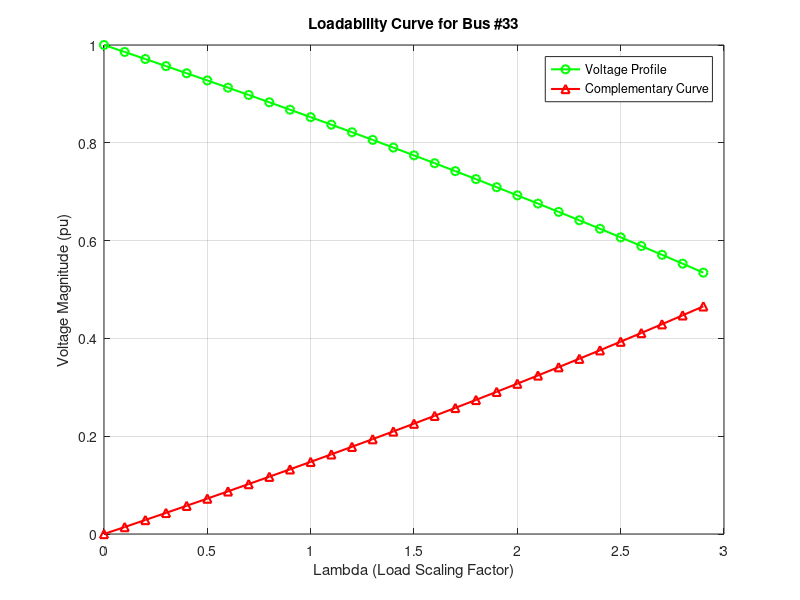

Write MATLAB code to recreate this figure.
clear all;
close all;

%% Data for 33-Bus Radial Distribution System
branch = [1  1  2  0.0922 0.0470;
          2  2  3  0.4930 0.2511;
          3  3  4  0.3660 0.1864;
          4  4  5  0.3811 0.1941;
          5  5  6  0.8190 0.7070;
          6  6  7  0.1872 0.6188;
          7  7  8  0.7114 0.2351;
          8  8  9  1.0300 0.7400;
          9  9  10 1.0040 0.7400;
          10 10 11 0.1996 0.0650;
          11 11 12 0.3744 0.1238;
          12 12 13 1.4680 1.1550;
          13 13 14 0.5416 0.7129;
          14 14 15 0.5910 0.5260;
          15 15 16 0.7463 0.5450;
          16 16 17 1.2890 1.7210;
          17 17 18 0.7320 0.5740;
          18 2  19 0.1640 0.1565;
          19 19 20 1.5042 1.3554;
          20 20 21 0.4095 0.4784;
          21 21 22 0.7089 0.9373;
          22 3  23 0.4512 0.3083;
          23 23 24 0.8980 0.7091;
          24 24 25 0.8960 0.7011;
          25 6  26 0.2030 0.1034;
          26 26 27 0.2842 0.1447;
          27 27 28 1.0590 0.9337;
          28 28 29 0.8042 0.7006;
          29 29 30 0.5075 0.2585;
          30 30 31 0.9744 0.9630;
          31 31 32 0.3105 0.3619;
          32 32 33 0.3410 0.5302];
      
bus = [1  0.000  0.000;
       2  0.100  0.060;
       3  0.090  0.040;
       4  0.120  0.080;
       5  0.060  0.030;
       6  0.060  0.020;
       7  0.200  0.100;
       8  0.200  0.100;
       9  0.060  0.020;
       10 0.060  0.020;
       11 0.045  0.030;
       12 0.060  0.035;
       13 0.060  0.035;
       14 0.120  0.080;
       15 0.060  0.010;
       16 0.060  0.020;
       17 0.060  0.020;
       18 0.090  0.040;
       19 0.090  0.040;
       20 0.090  0.040;
       21 0.090  0.040;
       22 0.090  0.040;
       23 0.090  0.050;
       24 0.420  0.200;
       25 0.420  0.200;
       26 0.060  0.025;
       27 0.060  0.025;
       28 0.060  0.020;
       29 0.120  0.070;
       30 0.200  0.600;
       31 0.150  0.070;
       32 0.210  0.100;
       33 0.060  0.040];

% Number of buses and branches
bn = length(bus(:,1)); % Number of buses
bnn = length(branch(:,1)); % Number of branches

%%x Convert data to per-unit (pu) using base voltage 12.66 kV and base MVA = 100
zbase = 12.66 * 12.66 / 100;
branch(:,4) = branch(:,4) ./ zbase; % Convert R to pu
branch(:,5) = branch(:,5) ./ zbase; % Convert X to pu
bus(:,2) = bus(:,2) ./ 100;         % Convert real power (P) to pu
bus(:,3) = bus(:,3) ./ 100;         % Convert reactive power (Q) to pu

% Impedance matrix (complex R + jX)
z(:,1) = complex(branch(:,4), branch(:,5));

% Define bus connection parameters
b = branch(:,2); % From bus
c = branch(:,3); % To bus

% Initialize voltage vector (complex) with magnitude 1 and angle 0
v(1:bn,1) = complex(1,0);
v0 = v; % Flat start

% Program for BIBC (Bus Injection to Branch Current) and BCBV matrices
BIBC = zeros(bnn, bn); % bnn = number of branches, bn = number of buses
BCBV = zeros(bn, bnn); % bn = number of buses, bnn = number of branches



%% Construct BIBC matrix
for k = 1:bnn
    i = b(k); % From bus
    j = c(k); % To bus
    BIBC(k, j) = 1; % Update current injection relation
    if k > 1
        BIBC(k, :) = BIBC(k, :) + BIBC(k - 1, :); % Update for k > 1
    end
end

% Construct BCBV matrix
for k = 1:bnn
    i = b(k); % From bus
    j = c(k); % To bus
    BCBV(j, k) = z(k); % Update branch impedance
    if i ~= 0
        BCBV(j, :) = BCBV(i, :) + BCBV(j, :);
    end
end

% Calculate DLF (Distribution Load Flow) matrix
DLF = BCBV * BIBC; % (bn x bnn) * (bnn x bn) -> (bn x bn)

% Initialize continuation parameters
lambda = 0; % Starting continuation parameter
sigma = 0.1; % Step size for continuation
tolerance = 1e-5; % Convergence tolerance
maxIterations = 100; % Max iterations per load flow
maxLambda = 3; % Maximum load scaling factor
BusForCPF = 33; % Bus for loadability analysis

% Initialize storage for results
VoltageAtBus = []; % Voltage magnitudes at the selected bus
LambdaValues = []; % Lambda values

%% Continuation Load Flow loop
while lambda <= maxLambda
    % Scale the load with the continuation parameter
    P(:,1) = lambda * complex(bus(:,2), bus(:,3)); % P and Q scaling
    P1 = P(2:bn); % Exclude slack bus

    % Initialize current injection for branches
    I1 = zeros(bnn, 1);
    for k = 1:bnn
        fromBus = b(k);
        toBus = c(k);
        I1(k) = conj(P(toBus) / v(toBus)); % Current in each branch
    end

    % Iterative Backward/Forward Sweep
    for iter = 1:maxIterations
        % Update voltage using DLF considering both real and reactive power
        v1 = DLF(2:bn, 2:bn) * I1; % Voltage drop along branches (size (bn-1) x 1)
        
        % Update bus voltages (excluding slack bus)
        v(2:bn) = v0(2:bn) - v1; % Update bus voltages

        % Update branch currents based on new voltage values
        I2 = zeros(bnn, 1);
        for k = 1:bnn
            fromBus = b(k);
            toBus = c(k);
            I2(k) = conj(P(toBus) / v(toBus));
        end

        % Convergence check
        if max(abs(I1 - I2)) < tolerance
            break; % Converged
        end

        I1 = I2; % Update for next iteration
    end

    % Store results at each step
    VoltageAtBus = [VoltageAtBus; abs(v(BusForCPF))]; % Voltage magnitude at chosen bus
    LambdaValues = [LambdaValues; lambda]; % Scaling factor for load

    lambda = lambda + sigma; % Increase lambda for next iteration
end

%% Plot Loadability Curve
figure;
plot(LambdaValues, VoltageAtBus, 'go-', 'LineWidth', 1.5, 'MarkerSize', 6); % Voltage vs Lambda
hold on;
plot(LambdaValues, 1 - VoltageAtBus, 'r^-', 'LineWidth', 1.5, 'MarkerSize', 6); % Complementary curve
xlabel('Lambda (Load Scaling Factor)');
ylabel('Voltage Magnitude (pu)');
title(['Loadability Curve for Bus #', num2str(BusForCPF)]);
grid on;
legend('Voltage Profile', 'Complementary Curve');

% Store voltage profile before and after PV injection
VoltageWithPV = abs(v); % Voltage after PV injection


